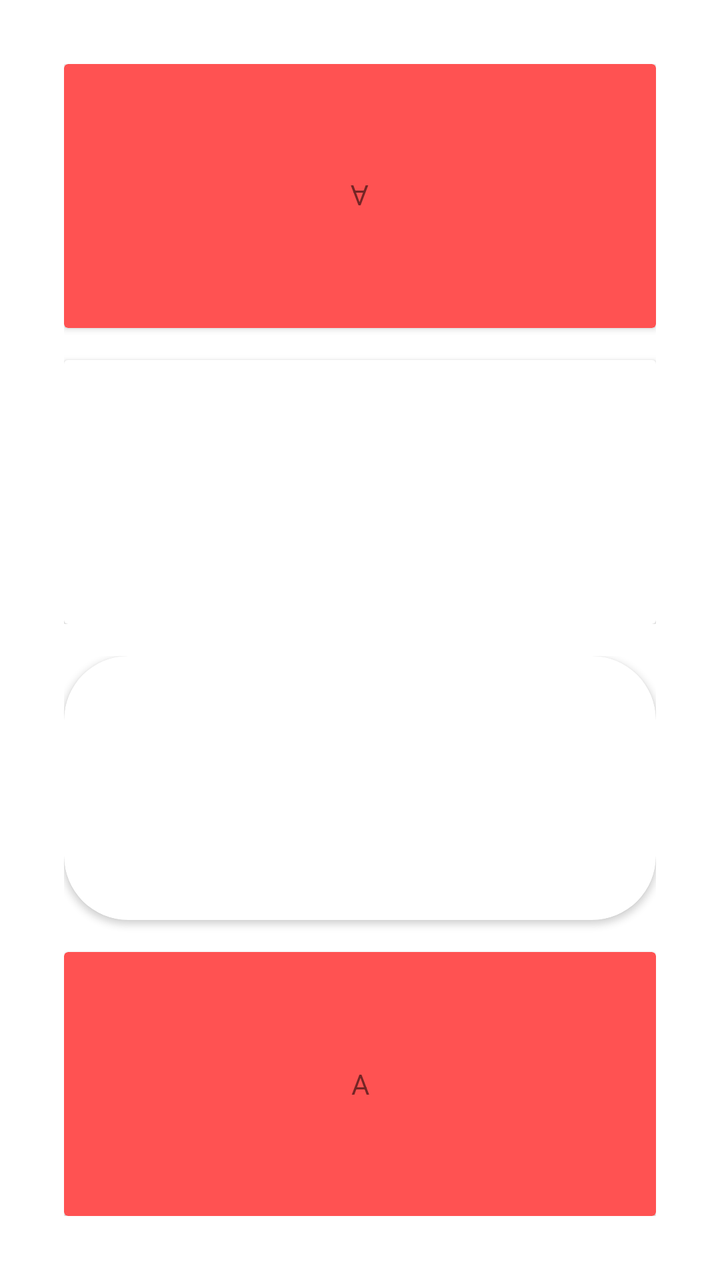
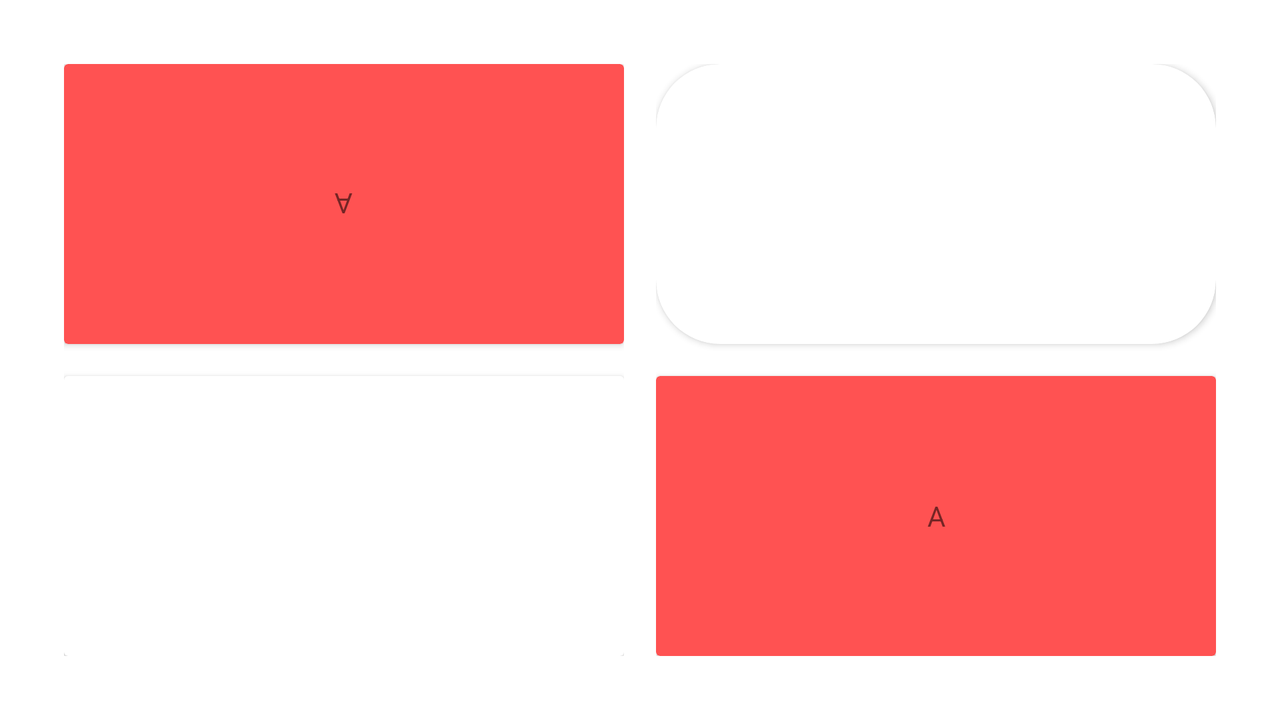

An Android layout and its configuration variant, each rendered on a device that would load it. The default file and the variant file are quoted in full after the pictures.
<!-- AndroidManifest.xml: application theme Theme.Wordminded -->
<!-- res/layout/activity_game_screen.xml -->
<?xml version="1.0" encoding="utf-8"?>
<layout>

    <LinearLayout xmlns:android="http://schemas.android.com/apk/res/android"
        xmlns:app="http://schemas.android.com/apk/res-auto"
        xmlns:tools="http://schemas.android.com/tools"
        android:id="@+id/game_root"
        android:layout_width="match_parent"
        android:layout_height="match_parent"
        android:background="?colorOnPrimary"
        android:orientation="vertical"
        android:padding="@dimen/bigPadding">

        <LinearLayout
            android:id="@+id/top_linear"
            android:layout_width="match_parent"
            android:layout_height="match_parent"
            android:layout_weight="1"
            android:orientation="vertical">

            <androidx.cardview.widget.CardView
                android:layout_width="match_parent"
                android:layout_height="match_parent"
                android:layout_weight="1"
                android:backgroundTint="?colorSecondary">

                <TextView
                    android:id="@+id/letter_top"
                    android:layout_width="match_parent"
                    android:layout_height="match_parent"
                    android:gravity="center"
                    android:rotation="180"
                    tools:text="@string/letter_01" />
            </androidx.cardview.widget.CardView>

            <View
                android:layout_width="16dp"
                android:layout_height="16dp" />

            <androidx.cardview.widget.CardView
                android:layout_width="match_parent"
                android:layout_height="match_parent"
                android:layout_weight="1">

                <TextView
                    android:id="@+id/task_top"
                    android:layout_width="match_parent"
                    android:layout_height="match_parent"
                    android:gravity="center"
                    android:rotation="180"
                    tools:text="@tools:sample/lorem/random" />
            </androidx.cardview.widget.CardView>
        </LinearLayout>

        <View
            android:layout_width="16dp"
            android:layout_height="16dp" />

        <LinearLayout
            android:id="@+id/bottom_linear"
            android:layout_width="match_parent"
            android:layout_height="match_parent"
            android:layout_weight="1"
            android:orientation="vertical">

            <androidx.cardview.widget.CardView
                android:layout_width="match_parent"
                android:layout_height="match_parent"
                android:layout_weight="1"
                app:cardCornerRadius="@dimen/radius">

                <TextView
                    android:id="@+id/task_bottom"
                    android:layout_width="match_parent"
                    android:layout_height="match_parent"
                    android:gravity="center"
                    tools:text="@tools:sample/lorem/random" />
            </androidx.cardview.widget.CardView>

            <View
                android:layout_width="16dp"
                android:layout_height="16dp" />

            <androidx.cardview.widget.CardView
                android:layout_width="match_parent"
                android:layout_height="match_parent"
                android:layout_weight="1"
                android:backgroundTint="?colorSecondary">

                <TextView
                    android:id="@+id/letter_bottom"
                    android:layout_width="match_parent"
                    android:layout_height="match_parent"
                    android:gravity="center"
                    tools:text="@string/letter_01" />
            </androidx.cardview.widget.CardView>
        </LinearLayout>
    </LinearLayout>
</layout>
<!-- resources referenced by this layout -->
<resources>
  <dimen name="bigPadding">32dp</dimen>
  <dimen name="radius">32dp</dimen>
  <string name="letter_01">A</string>
  <style name="Theme.Wordminded" parent="Theme.MaterialComponents.DayNight.NoActionBar">
          <item name="android:navigationBarColor">@android:color/transparent</item>
          <item name="android:statusBarColor">@android:color/transparent</item>
          <item name="android:windowLightStatusBar">true</item>
          <item name="colorPrimary">@color/lightBlue</item>
          <item name="colorPrimaryVariant">@color/darkBlue</item>
          <item name="colorOnPrimary">@color/white</item>
          <item name="colorSecondary">@color/lightRed</item>
          <item name="colorSecondaryVariant">@color/darkRed</item>
          <item name="colorOnSecondary">@color/black</item>
          <item name="windowNoTitle">true</item>
      </style>
  <color name="lightBlue">#40C4FF</color>
  <color name="darkBlue">#01579B</color>
  <color name="white">#FFFFFFFF</color>
  <color name="lightRed">#FF5252</color>
  <color name="darkRed">#B71C1C</color>
  <color name="black">#FF000000</color>
</resources>
<!-- res/layout-land/activity_game_screen.xml (the repository's variant of the layout above) -->
<!-- drawn on the phone turned sideways -->
<?xml version="1.0" encoding="utf-8"?>
<layout>

    <LinearLayout xmlns:android="http://schemas.android.com/apk/res/android"
        xmlns:app="http://schemas.android.com/apk/res-auto"
        xmlns:tools="http://schemas.android.com/tools"
        android:id="@+id/game_root"
        android:layout_width="match_parent"
        android:layout_height="match_parent"
        android:background="?colorOnPrimary"
        android:orientation="horizontal"
        android:padding="@dimen/bigPadding">

        <LinearLayout
            android:id="@+id/top_linear"
            android:layout_width="match_parent"
            android:layout_height="match_parent"
            android:layout_weight="1"
            android:orientation="vertical">

            <androidx.cardview.widget.CardView
                android:layout_width="match_parent"
                android:layout_height="match_parent"
                android:layout_weight="1"
                android:backgroundTint="?colorSecondary">

                <TextView
                    android:id="@+id/letter_top"
                    android:layout_width="match_parent"
                    android:layout_height="match_parent"
                    android:gravity="center"
                    android:rotation="180"
                    tools:text="@string/letter_01" />
            </androidx.cardview.widget.CardView>

            <View
                android:layout_width="16dp"
                android:layout_height="16dp" />

            <androidx.cardview.widget.CardView
                android:layout_width="match_parent"
                android:layout_height="match_parent"
                android:layout_weight="1">

                <TextView
                    android:id="@+id/task_top"
                    android:layout_width="match_parent"
                    android:layout_height="match_parent"
                    android:gravity="center"
                    android:rotation="180"
                    tools:text="@tools:sample/lorem/random" />
            </androidx.cardview.widget.CardView>
        </LinearLayout>

        <View
            android:layout_width="16dp"
            android:layout_height="16dp" />

        <LinearLayout
            android:id="@+id/bottom_linear"
            android:layout_width="match_parent"
            android:layout_height="match_parent"
            android:layout_weight="1"
            android:orientation="vertical">

            <androidx.cardview.widget.CardView
                android:layout_width="match_parent"
                android:layout_height="match_parent"
                android:layout_weight="1"
                app:cardCornerRadius="@dimen/radius">

                <TextView
                    android:id="@+id/task_bottom"
                    android:layout_width="match_parent"
                    android:layout_height="match_parent"
                    android:gravity="center"
                    tools:text="@tools:sample/lorem/random" />
            </androidx.cardview.widget.CardView>

            <View
                android:layout_width="16dp"
                android:layout_height="16dp" />

            <androidx.cardview.widget.CardView
                android:layout_width="match_parent"
                android:layout_height="match_parent"
                android:layout_weight="1"
                android:backgroundTint="?colorSecondary">

                <TextView
                    android:id="@+id/letter_bottom"
                    android:layout_width="match_parent"
                    android:layout_height="match_parent"
                    android:gravity="center"
                    tools:text="@string/letter_01" />
            </androidx.cardview.widget.CardView>
        </LinearLayout>
    </LinearLayout>
</layout>
